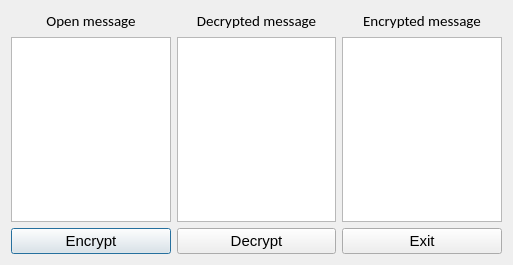
<?xml version="1.0" encoding="UTF-8"?>
<ui version="4.0">
 <class>Atbash</class>
 <widget class="QDialog" name="Atbash">
  <property name="geometry">
   <rect>
    <x>0</x>
    <y>0</y>
    <width>513</width>
    <height>265</height>
   </rect>
  </property>
  <property name="windowTitle">
   <string>Dialog</string>
  </property>
  <layout class="QGridLayout" name="gridLayout">
   <item row="2" column="0">
    <widget class="QPushButton" name="EncryptpushButton">
     <property name="font">
      <font>
       <pointsize>11</pointsize>
      </font>
     </property>
     <property name="text">
      <string>Encrypt</string>
     </property>
    </widget>
   </item>
   <item row="1" column="2">
    <widget class="QPlainTextEdit" name="EncryptedplainTextEdit">
     <property name="font">
      <font>
       <pointsize>11</pointsize>
      </font>
     </property>
    </widget>
   </item>
   <item row="1" column="1">
    <widget class="QTextBrowser" name="DecryptedtextBrowser">
     <property name="font">
      <font>
       <pointsize>11</pointsize>
      </font>
     </property>
    </widget>
   </item>
   <item row="2" column="1">
    <widget class="QPushButton" name="DecryptpushButton">
     <property name="font">
      <font>
       <pointsize>11</pointsize>
      </font>
     </property>
     <property name="text">
      <string>Decrypt</string>
     </property>
    </widget>
   </item>
   <item row="2" column="2">
    <widget class="QPushButton" name="ExitpushButton">
     <property name="font">
      <font>
       <pointsize>11</pointsize>
      </font>
     </property>
     <property name="text">
      <string>Exit</string>
     </property>
    </widget>
   </item>
   <item row="1" column="0">
    <widget class="QPlainTextEdit" name="MessageplainTextEdit">
     <property name="font">
      <font>
       <pointsize>11</pointsize>
      </font>
     </property>
    </widget>
   </item>
   <item row="0" column="0">
    <widget class="QLabel" name="label">
     <property name="font">
      <font>
       <family>Calibri</family>
       <pointsize>11</pointsize>
      </font>
     </property>
     <property name="text">
      <string>Open message</string>
     </property>
     <property name="alignment">
      <set>Qt::AlignCenter</set>
     </property>
    </widget>
   </item>
   <item row="0" column="1">
    <widget class="QLabel" name="label_2">
     <property name="font">
      <font>
       <family>Calibri</family>
       <pointsize>11</pointsize>
      </font>
     </property>
     <property name="text">
      <string>Decrypted message</string>
     </property>
     <property name="alignment">
      <set>Qt::AlignCenter</set>
     </property>
    </widget>
   </item>
   <item row="0" column="2">
    <widget class="QLabel" name="label_3">
     <property name="font">
      <font>
       <family>Calibri</family>
       <pointsize>11</pointsize>
      </font>
     </property>
     <property name="text">
      <string>Encrypted message</string>
     </property>
     <property name="alignment">
      <set>Qt::AlignCenter</set>
     </property>
    </widget>
   </item>
  </layout>
 </widget>
 <resources/>
 <connections/>
</ui>
